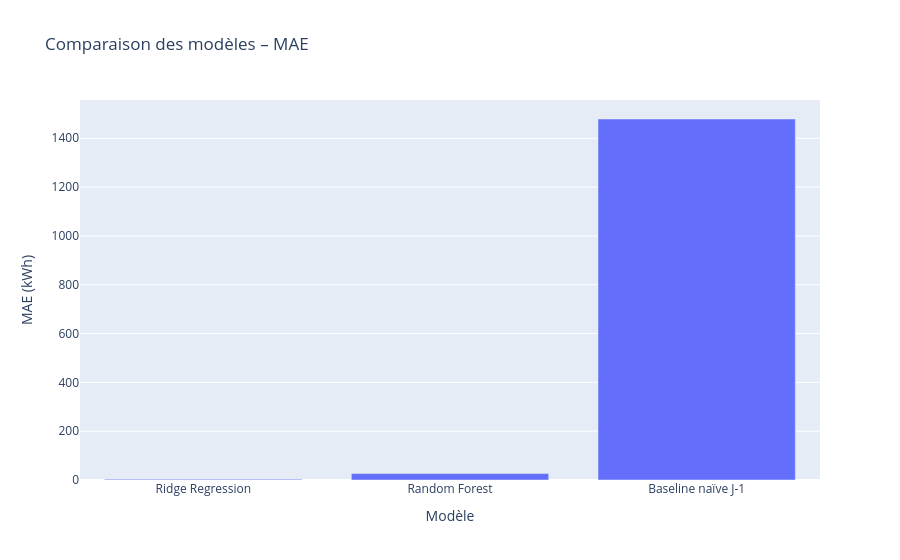

The notebook cell saved with this chart:
### Code cell
fig = px.bar(
    results,
    x="modele",
    y="MAE_kwh",
    title="Comparaison des modèles – MAE",
    labels={
        "modele": "Modèle",
        "MAE_kwh": "MAE (kWh)"
    }
)

fig.show()

### Figure 1 — Plotly figure (JSON) as saved in the notebook; plotly's stock layout.template omitted (floating-point values rounded to 4 significant figures)
{"data": [{"hovertemplate": "Modèle=%{x}<br>MAE (kWh)=%{y}<extra></extra>", "legendgroup": "", "marker": {"color": "#636efa", "pattern": {"shape": ""}}, "name": "", "orientation": "v", "showlegend": false, "textposition": "auto", "type": "bar", "x": ["Ridge Regression", "Random Forest", "Baseline naïve J-1"], "xaxis": "x", "y": [3.39, 26.23, 1479.0], "yaxis": "y"}], "layout": {"barmode": "relative", "legend": {"tracegroupgap": 0}, "title": {"text": "Comparaison des modèles – MAE"}, "xaxis": {"anchor": "y", "domain": [0, 1], "title": {"text": "Modèle"}}, "yaxis": {"anchor": "x", "domain": [0, 1], "title": {"text": "MAE (kWh)"}}}}
